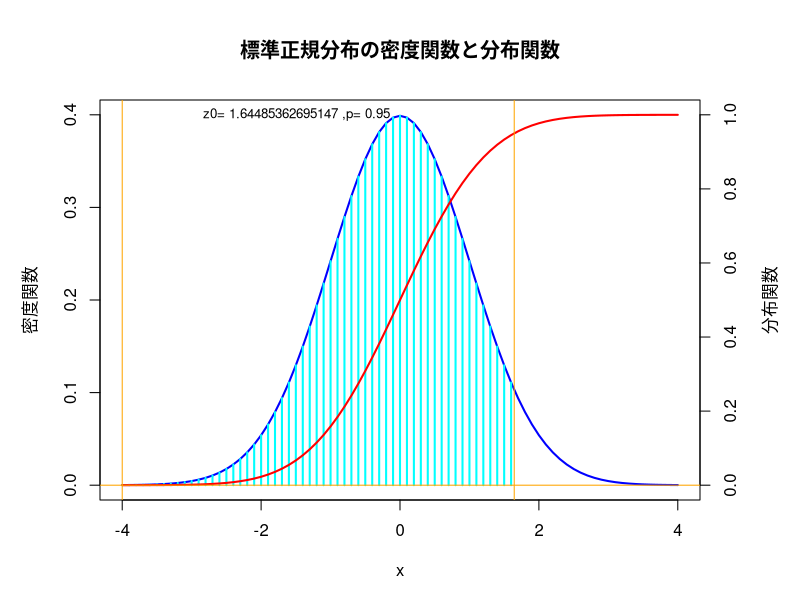

The R source for this figure:
p<-0.95
q<-qnorm(p,0,1)
par(mai = c(1,1,1,1))
x<-seq(-4,4,0.1)
plot(x,dnorm(x,0,1),type="l",col="blue",ylim=c(0,0.4),lwd=2,
     ylab="密度関数",main="標準正規分布の密度関数と分布関数")
subset_x <- x[x <= q]
subset_y <- dnorm(x,0,1)[x <= q]
lines(subset_x, subset_y, type = "h", col = "cyan", lwd = 2)
par(new=T)
plot(x,pnorm(x,0,1),axes=F,type="l",col="red",ylim=c(0,1),lwd=2,xlab="",ylab="")
axis(4)
mtext("分布関数",side=4,line=3)
abline(v=-4, col="orange")
abline(v=q ,col="orange")
abline(h=0,col="orange")
# 範囲の確率を計算
p_text <- paste("z0=",q)
p_text <- paste(p_text,",p=")
p_text <- paste(p_text,p)
text(0, 1, p_text, col = "black", cex = 0.8, pos = 2)
